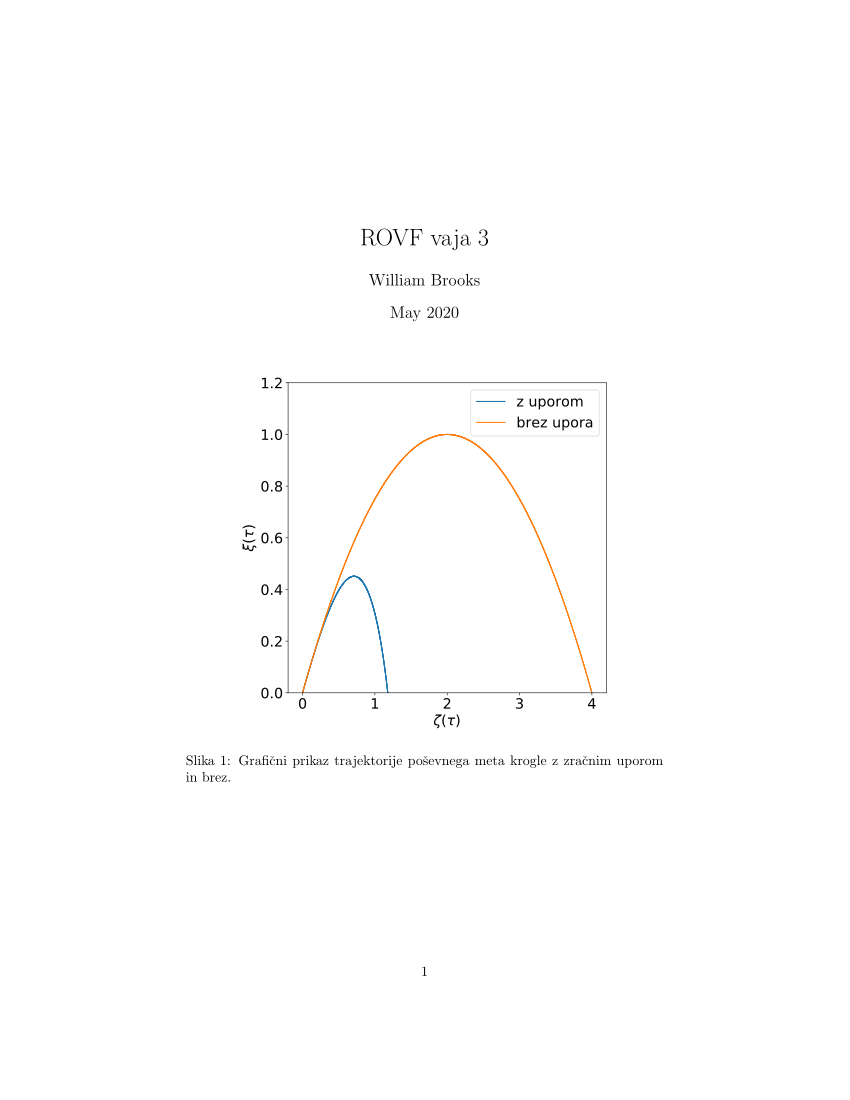

Here is the Python script that generated this plot:
#!/usr/bin/env python
# coding: utf-8

# In[44]:


get_ipython().run_line_magic('pylab', 'inline')
plt.rc("font", size=20)
import numpy as np
import numpy as np
from scipy.integrate import solve_ivp


# In[45]:


def funkcija(t,Y):
    dY = np.zeros_like(Y)
    dY[0]=Y[2]
    dY[1]=Y[3]
    dY[2]=-np.sqrt(Y[2]**2 + Y[3]**2)*Y[2]
    dY[3]=-1-np.sqrt(Y[2]**2 + Y[3]**2)*Y[3]
    
    return dY


# In[46]:


A=2
fi = np.pi/4
Y0 = np.array([0,0,A*np.cos(fi),A*np.sin(fi)])

t=np.arange(0,3,0.001)


# In[47]:


sol = solve_ivp(funkcija, [0,20], Y0, method='RK45', dense_output=True)
Y = sol.sol(t)


# In[48]:


def brez_upora(t,Y2):
    dY2 = np.zeros_like(Y2)
    dY2[0]=Y2[2]
    dY2[1]=Y2[3]
    dY2[2]=0
    dY2[3]=-1
    
    return dY2


# In[49]:


A=2
fi = (np.pi)/4
Y1 = np.array([0,0,A*np.cos(fi),A*np.sin(fi)])

t=np.arange(0,3,0.001)


# In[50]:


sol = solve_ivp(brez_upora, [0,20], Y1, method='RK45', dense_output=True)
Y3 = sol.sol(t)


# In[51]:


fig,ax = plt.subplots(figsize=(8,8))
ax.plot(Y[0], Y[1],marker=".",ms=1,mfc="none", label='z uporom')
ax.plot(Y3[0], Y3[1],marker=".",ms=1,mfc="none", label='brez upora')

ax.set_xlabel(r"$\zeta$($\tau$)")
ax.set_ylabel(r"$\xi$($\tau$)")

ax.set_ylim([0,1.2])
ax.set_xlim([-0.2,4.2])

ax.legend()
fig.savefig("meta.pdf", bbox_inches="tight")


# In[52]:


#drugi del naloge
A1 = 4*np.linspace(0.01, 0.99, 100)

fi = np.pi/4
Y0 = np.array([0,0,A1*np.cos(fi),A1*np.sin(fi)])

Ux = A1*np.cos(fi)
Uy = A1*np.sin(fi)
t=np.arange(0,3,0.001)

D=[]
D2=[]


# In[53]:


def drugi_del(t,Z):
    dZ = np.zeros_like(Z)
    dZ[0]=Z[2]
    dZ[1]=Z[3]
    dZ[2]=-np.sqrt(Z[2]**2 + Z[3]**2)*Z[2]
    dZ[3]=-1-np.sqrt(Z[2]**2 + Z[3]**2)*Z[3]
    
    return dZ


# In[54]:


for i in A1:
    fi = np.pi/4
    Z0 = np.array([0,0,i*np.cos(fi),i*np.sin(fi)])
    t=np.arange(0,20,0.001)
    
    sol = solve_ivp(drugi_del, [0,20], Z0, method='RK45', dense_output=True)
    Z = sol.sol(t)
    D.append(Z[0][np.where(Z[1]<0)[0][0]])


# In[55]:


D2=[]
def drugi_del2(t,Z2):
    dZ2 = np.zeros_like(Z2)
    dZ2[0]=Z2[2]
    dZ2[1]=Z2[3]
    dZ2[2]=0
    dZ2[3]=-1
    
    return dZ2


# In[56]:


for i in A1:
    fi = np.pi/4
    Z2 = np.array([0,0,i*np.cos(fi),i*np.sin(fi)])
    t=np.arange(0,20,0.001)
    
    sol = solve_ivp(drugi_del2, [0,20], Z2, method='RK45', dense_output=True)
    Z2 = sol.sol(t)
    D2.append(Z2[0][np.where(Z2[1] < 0)[0][0]])


# In[57]:


fig,ax = plt.subplots(figsize=(8,8))
ax.plot(A1, D,marker=".",ms=1,mfc="none", label='z uporom')
ax.plot(A1, D2,marker=".",ms=1,mfc="none", label='brez upora')

ax.set_xlabel("A")
ax.set_ylabel("D")


ax.legend()
fig.savefig("domet_A.pdf", bbox_inches="tight")


# In[ ]:





# In[ ]:
